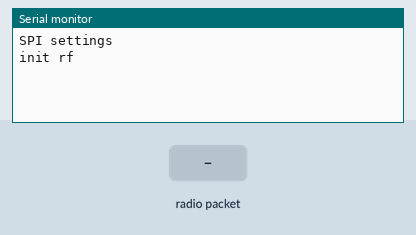
Recording of a sketch running on a simulated Arduino Nano, built with avr-gcc and run on an emulated ATmega328P. On the bench: the last lines printed to the serial monitor. The inputs (shaded band) are chosen by the test bench. No radio packets arrive unless stated.

Above: at 5.2 s.
5.3 s: radio packet "1" arrives
At 6.2 s:
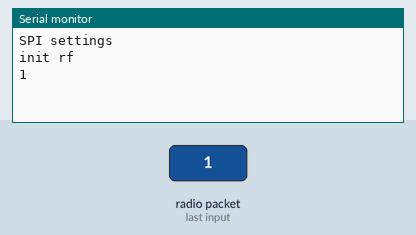
6.8 s: radio packet "0" arrives
At 7.3 s:
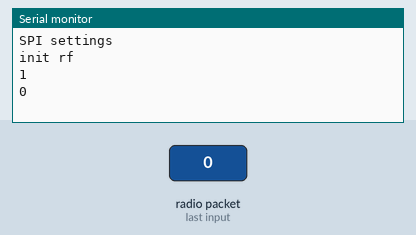
8.3 s: radio packet "2" arrives
At 9.6 s:
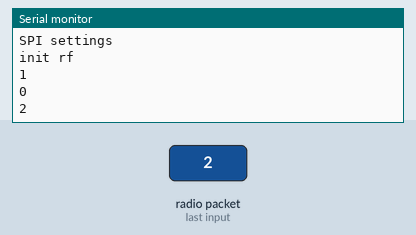

Measured:
- after the input at 5.3 s, the serial monitor: prints a new line at once (image 1)
- after the input at 6.8 s, the serial monitor: prints a new line at once (image 2)
- after the input at 8.3 s, the serial monitor: prints a new line at once (image 3)

The sketch:

ArduinoRF24Receiver.ino
```cpp
// Nano Remote Receiver
// This programm receives a char array with maximum size 20
// www.fambach.net
//
// Libs:
// https://github.com/tmrh20/RF24/
//
// GPL2
/***********************************************************/
// radio
#include <SPI.h>
#include "nRF24L01.h"
#include "RF24.h"

#define PIN_CE  10
#define PIN_CSN 9

RF24 radio(PIN_CE, PIN_CSN);
byte addresses[][6] = {"007", "001"};

#define SIZE 20
char buf[SIZE];

/***********************************************************/

void setup() {

  Serial.begin(9600);
  delay(4000);

Serial.println("SPI settings");
  SPI.begin();
  SPI.setDataMode(SPI_MODE0);
  SPI.setClockDivider(SPI_2XCLOCK_MASK);

  Serial.println("init rf");
  radio.begin();                      // initialize RF24
  radio.setRetries(0, 15);            // set retries times
  radio.setPALevel(RF24_PA_LOW);      // set power
   // radio.setChannel(99); // Suggestion from Jens in case of any trouble activate this
  radio.openWritingPipe(addresses[0]);
  radio.openReadingPipe(1, addresses[1]);
  radio.startListening();             // start monitoring
}


void loop()
{
  // receive data ;)
  receiveData();
}


void receiveData() {
  if ( radio.available()) {            // if receive the data

    // Read the data payload until we've received everything
    bool done = false;
    while (radio.available())
    {
      // Fetch the data payload
      radio.read( buf, sizeof(buf));

//      for(int i = 0; i < 20; i ++){
//        Serial.print((char)buf[i]);
//      }
      Serial.println(buf);
    }
  }
  else
  {
    // Serial.println("No radio available"); //only for test purpose
  }
}
```
